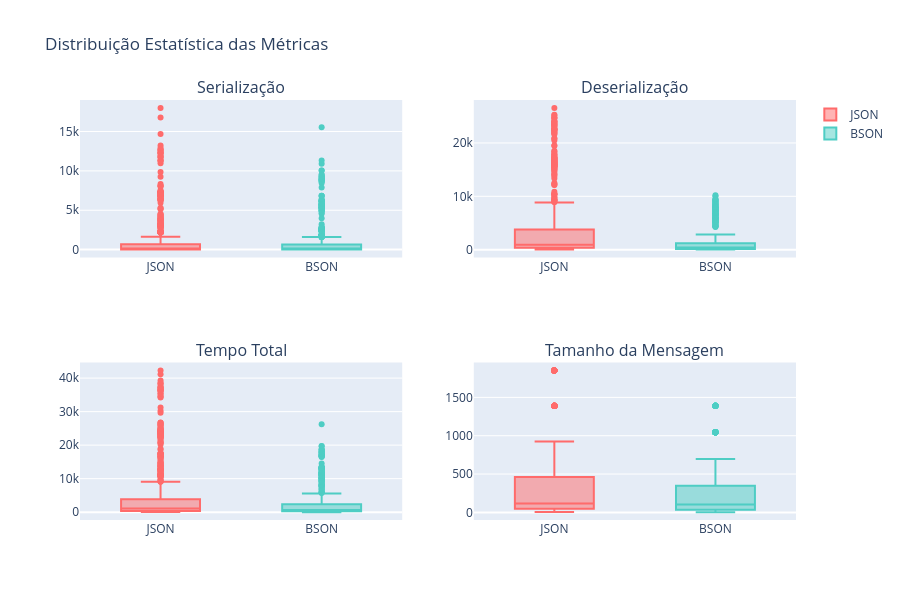

The cell this chart's notebook holds for it:
### Markdown cell above
## 3. Distribuição Estatística - Box Plots & Violin Plots

Análise da variabilidade e robustez estatística dos resultados.

### Code cell
# Box Plots - Distribuição das métricas
def create_box_plots():
    fig = make_subplots(
        rows=2, cols=2,
        subplot_titles=('Serialização', 'Deserialização', 'Tempo Total', 'Tamanho da Mensagem')
    )
    
    colors = {'JSON': '#FF6B6B', 'BSON': '#4ECDC4'}
    
    metrics = [
        ('serialization_ms', 'Tempo (ms)'),
        ('deserialization_ms', 'Tempo (ms)'),
        ('total_ms', 'Tempo (ms)'),
        ('message_size_bytes', 'Bytes')
    ]
    
    positions = [(1,1), (1,2), (2,1), (2,2)]
    
    for i, ((metric, unit), (row, col)) in enumerate(zip(metrics, positions)):
        for format_name in df['format'].unique():
            data = df[df['format'] == format_name][metric]
            
            if metric == 'message_size_bytes':
                data = data / 1024 / 1024  # Convert to MB
                unit = 'MB'
            
            fig.add_trace(
                go.Box(y=data, name=format_name, 
                      marker_color=colors[format_name],
                      showlegend=(i==0)),
                row=row, col=col
            )
    
    fig.update_layout(height=600, title_text="Distribuição Estatística das Métricas")
    return fig

box_fig = create_box_plots()
box_fig.show()

### Figure 1 — Plotly figure (JSON) as saved in the notebook; plotly's stock layout.template omitted (floating-point values rounded to 4 significant figures; data arrays with more than 128 entries replaced by an {"elided": "..."} marker saying what was removed)
{"data": [{"marker": {"color": "#FF6B6B"}, "name": "JSON", "showlegend": true, "type": "box", "xaxis": "x", "y": {"elided": "1140 int values"}, "yaxis": "y"}, {"marker": {"color": "#4ECDC4"}, "name": "BSON", "showlegend": true, "type": "box", "xaxis": "x", "y": {"elided": "990 int values"}, "yaxis": "y"}, {"marker": {"color": "#FF6B6B"}, "name": "JSON", "showlegend": false, "type": "box", "xaxis": "x2", "y": {"elided": "1140 int values"}, "yaxis": "y2"}, {"marker": {"color": "#4ECDC4"}, "name": "BSON", "showlegend": false, "type": "box", "xaxis": "x2", "y": {"elided": "990 int values"}, "yaxis": "y2"}, {"marker": {"color": "#FF6B6B"}, "name": "JSON", "showlegend": false, "type": "box", "xaxis": "x3", "y": {"elided": "1140 int values"}, "yaxis": "y3"}, {"marker": {"color": "#4ECDC4"}, "name": "BSON", "showlegend": false, "type": "box", "xaxis": "x3", "y": {"elided": "990 int values"}, "yaxis": "y3"}, {"marker": {"color": "#FF6B6B"}, "name": "JSON", "showlegend": false, "type": "box", "xaxis": "x4", "y": {"elided": "1140 float values"}, "yaxis": "y4"}, {"marker": {"color": "#4ECDC4"}, "name": "BSON", "showlegend": false, "type": "box", "xaxis": "x4", "y": {"elided": "990 float values"}, "yaxis": "y4"}], "layout": {"annotations": [{"font": {"size": 16}, "showarrow": false, "text": "Serialização", "x": 0.225, "xanchor": "center", "xref": "paper", "y": 1, "yanchor": "bottom", "yref": "paper"}, {"font": {"size": 16}, "showarrow": false, "text": "Deserialização", "x": 0.775, "xanchor": "center", "xref": "paper", "y": 1, "yanchor": "bottom", "yref": "paper"}, {"font": {"size": 16}, "showarrow": false, "text": "Tempo Total", "x": 0.225, "xanchor": "center", "xref": "paper", "y": 0.375, "yanchor": "bottom", "yref": "paper"}, {"font": {"size": 16}, "showarrow": false, "text": "Tamanho da Mensagem", "x": 0.775, "xanchor": "center", "xref": "paper", "y": 0.375, "yanchor": "bottom", "yref": "paper"}], "height": 600, "title": {"text": "Distribuição Estatística das Métricas"}, "xaxis": {"anchor": "y", "domain": [0, 0.45]}, "xaxis2": {"anchor": "y2", "domain": [0.55, 1]}, "xaxis3": {"anchor": "y3", "domain": [0, 0.45]}, "xaxis4": {"anchor": "y4", "domain": [0.55, 1]}, "yaxis": {"anchor": "x", "domain": [0.625, 1]}, "yaxis2": {"anchor": "x2", "domain": [0.625, 1]}, "yaxis3": {"anchor": "x3", "domain": [0, 0.375]}, "yaxis4": {"anchor": "x4", "domain": [0, 0.375]}}}
